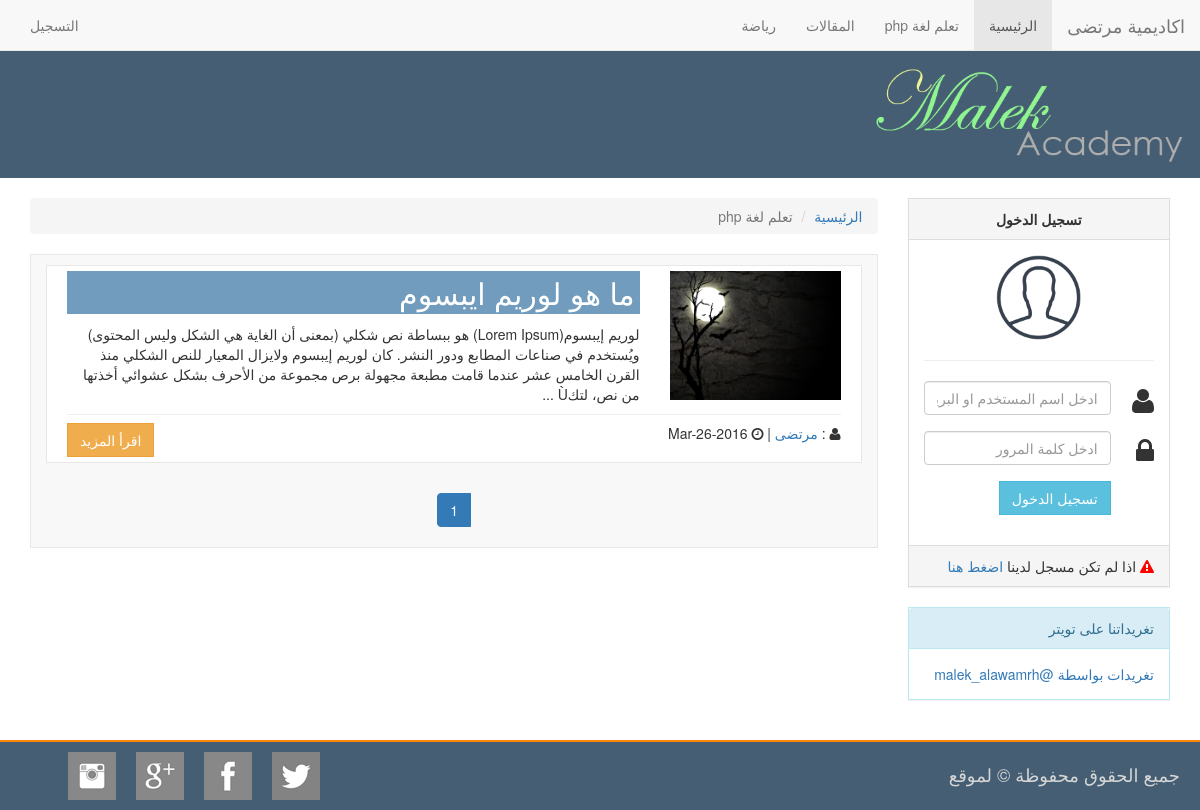
The app's page /category.php?cate=تعلم لغة php with its own data.
### tables this page shows
CREATE TABLE `setting` (
  `setting_id` int(11) NOT NULL,
  `site_name` text NOT NULL,
  `logo` text NOT NULL,
  `slide` text NOT NULL,
  `slide_value` int(11) NOT NULL,
  `section_a` text NOT NULL,
  `section_a_value` int(11) NOT NULL,
  `section_b` text NOT NULL,
  `section_b_value` int(11) NOT NULL,
  `tab_a` text NOT NULL,
  `tab_a_value` int(11) NOT NULL,
  `tab_b` text NOT NULL,
  `tab_b_value` int(11) NOT NULL,
  `tab_c` text NOT NULL,
  `tab_c_value` int(11) NOT NULL,
  `facebook` text NOT NULL,
  `twitter` text NOT NULL,
  `google` text NOT NULL,
  `instegram` text NOT NULL
);

CREATE TABLE `category` (
  `cate_id` int(11) NOT NULL,
  `category` text NOT NULL
);

CREATE TABLE `posts` (
  `post_id` int(11) NOT NULL,
  `title` text NOT NULL,
  `post` longtext NOT NULL,
  `category` text NOT NULL,
  `image` text NOT NULL,
  `author` text NOT NULL,
  `status` text NOT NULL,
  `post_date` text NOT NULL
);

CREATE TABLE `users` (
  `user_id` int(11) NOT NULL,
  `username` text NOT NULL,
  `email` text NOT NULL,
  `password` text NOT NULL,
  `gender` text NOT NULL,
  `avatar` text NOT NULL,
  `about_user` text NOT NULL,
  `facebook` text NOT NULL,
  `twitter` text NOT NULL,
  `youtube` text NOT NULL,
  `reg_date` text NOT NULL,
  `role` text NOT NULL
);

### category.php (the view, shortened to what this page needs)
<?php
	include_once("include/header.php");
	include_once("include/sidebar.php");
	$id = $_GET['cate'];
	$per_page = 3;
	if(!isset($_GET['page'])){
		$page = 1;
	}else{
		$page = (int)$_GET['page'];
	}
	$start_from = ($page-1) * $per_page;
	$select_category = mysqli_query($conn, "SELECT * FROM `posts` p INNER JOIN `users` u ON p.author = u.user_id WHERE `category` = '$id' AND `status` = 'published' ORDER BY `post_id` DESC LIMIT $start_from , $per_page");
?>
<article class="col-md-9 col-lg-9">
<ol class="breadcrumb">
  <li><a href="index.php">الرئيسية</a></li>
  <li class="active"><?php echo $id; ?></li>
</ol>
	<div class="col-lg-12 art_bg">
		<?php
		while($post = mysqli_fetch_assoc($select_category)){
		?>
			<div class="cate_post">
				<div class="col-md-3">
					<img src="<?php echo ($post['image'] == '' ? 'images/no-img.png' : $post['image']); ?>" width="100%" />
				</div>
				<div class="col-md-9">
					<h2 class="cat_h2"><?php echo strip_tags($post['title']);?></h2>
					<p>
				<?php echo strip_tags(substr($post['post'] , 0 , 500)); ?> ...
					</p>
				</div>
				<div class="col-md-12">
					<hr style="margin-bottom: 8px;margin-top: 0px;"/>
					<a href="post.php?id=<?php echo $post['post_id']; ?>" class="btn btn-warning pull-left">اقرأ المزيد</a>
					<p class="pull-right"><i class="fa fa-user"></i> : <a href="profile.php?user=<?php echo $post['user_id']; ?>"><?php echo $post['username']; ?></a>  |  <i class="fa fa-clock-o"></i> <?php echo $post['post_date']; ?></p>
				</div>
			<div class="clearfix"></div>
			</div>
		<?php
		}
		?>
		<?php
				$page_sql = mysqli_query($conn , "SELECT * FROM `posts` WHERE `category` = '$id'");
				$count_page = mysqli_num_rows($page_sql);
				$total_page = ceil($count_page / $per_page);
			?>
			<nav class="text-center">
				<ul class="pagination">
			<?php
				for($i = 1; $i <= $total_page; $i++){
					echo '<li '.($page == $i ? 'class="active"' : '').'><a href="category.php?cate='.$id.'&page='.$i.'">'.$i.'</a></li>';
				}
			?>
				</ul>
			</nav>
	</div>
<?php
	include_once("include/footer.php");
?>

### include/header.php (shortened to what this page needs)
<?php
	include_once("include/config.php");
	include_once("include/function.php");
	$sel_setting = mysqli_query($conn , "SELECT * FROM `setting`");
	$setting = mysqli_fetch_assoc($sel_setting);
?>
<!DOCTYPE html>
<html lang="en">
  <head>
    <link href="css/bootstrap.min.css" rel="stylesheet">
    <link href="css/bootstrap-rtl.min.css" rel="stylesheet">
    <link href="css/font-awesome.min.css" rel="stylesheet">
    <link href="css/style.css" rel="stylesheet">
  </head>
  <body>
<nav class="navbar navbar-default navbar-static-top">
  <div class="container-fluid">
    <div class="navbar-header">
      <a class="navbar-brand" href="index.php"><?php echo $setting['site_name'];?></a>
    </div>
    <div class="collapse navbar-collapse" id="bs-example-navbar-collapse-1">
      <ul class="nav navbar-nav">
        <li class="active"><a href="#">الرئيسية <span class="sr-only">(current)</span></a></li>
		<?php
			$sql = mysqli_query($conn, "SELECT * FROM `category`");
			while($cate = mysqli_fetch_assoc($sql)){
				echo '<li><a href="category.php?cate='.$cate['category'].'">'.$cate['category'].'</a></li>';
			}
		?>
      </ul>
	  <?php
	  if(isset($_SESSION['id'])){
	?>
      <ul class="nav navbar-nav navbar-left">
        <li class="dropdown">
          <a href="#" class="dropdown-toggle" data-toggle="dropdown" role="button" aria-haspopup="true" aria-expanded="false">الإعدادات <span class="caret"></span></a>
          <ul class="dropdown-menu">
            <li><a href="#">الصفحة الشخصية</a></li>
            <li role="separator" class="divider"></li>
			<?php
			if($_SESSION['role'] == 'admin'){
            echo '<li><a href="admin-cp/index.php">لوحة التحكم</a></li>';
			}
			?>
            <li><a href="logout.php?id=<?php echo $_SESSION['id']; ?>">تسجيل الخروج</a></li>
          </ul>
        </li>
      </ul>
	<?php
	 }else{
		?>
		<ul class="nav navbar-nav navbar-left">
			<li><a href="#">التسجيل</a></li>
		</ul>
	<?php
	 }
	 ?>
    </div>
  </div>
</nav>
<section id="logo">
	<img src="<?php echo $setting['logo'];?>" width="320px" />
</section>
<section class="container-fluid" style="margin-top: 20px;">

### css/style.css (style rules this page uses)
.navbar { margin-bottom: 0px; }
#logo { background: #455E73; padding: 10px; }
.art_bg { background: #F8F8F8; border: solid 1px #E7E7E7; }
.btn { border-radius: 0px; }
.cate_post { padding: 5px; margin: 10px 0; background: white; border: solid 1px #E7E7E7; }
.cat_h2 { margin: 0px; padding: 5px; background: #719CBD; color: #fff; margin-bottom: 10px; }

### records on screen
setting: site_name "اكاديمية مرتضى", logo (picture)
category: category "تعلم لغة php"
category: category "المقالات"
category: category "رياضة"
posts: image (picture), title "ما هو لوريم ايبسوم", post "لوريم إيبسوم(Lorem Ipsum) هو ببساطة نص شكلي (بمعنى أن الغاية هي الشكل وليس المحتوى) ويُستخدم في صناعات المطابع ودور النشر. كان لوريم إيبسوم ولايزال المعيار للنص الشكلي منذ القرن الخامس عشر عندما قامت مطبعة مجهولة برص مجموعة من الأحرف بشكل عشوائي أخذتها من نص، لتكÙ", users.username "مرتضى", post_date "2016-Mar-26"

### other values on screen
$id "تعلم لغة php"
